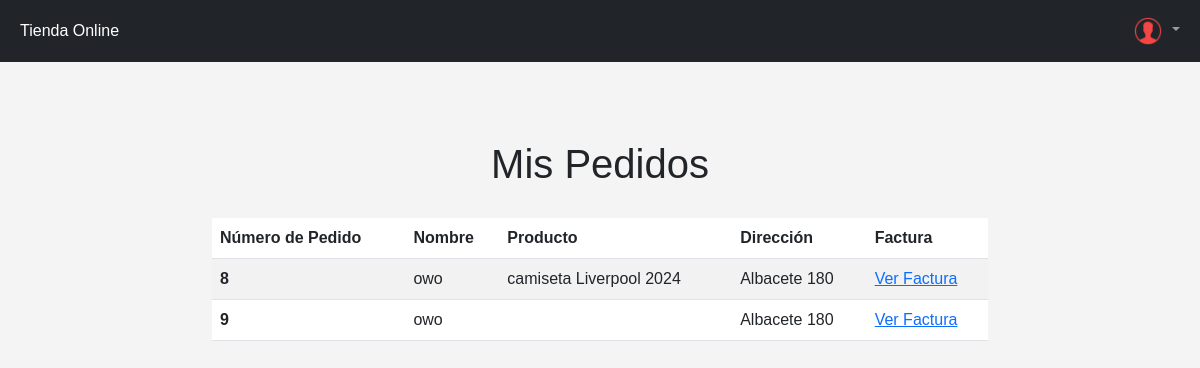
The app's page /mispedidos/ (signed in), older data.
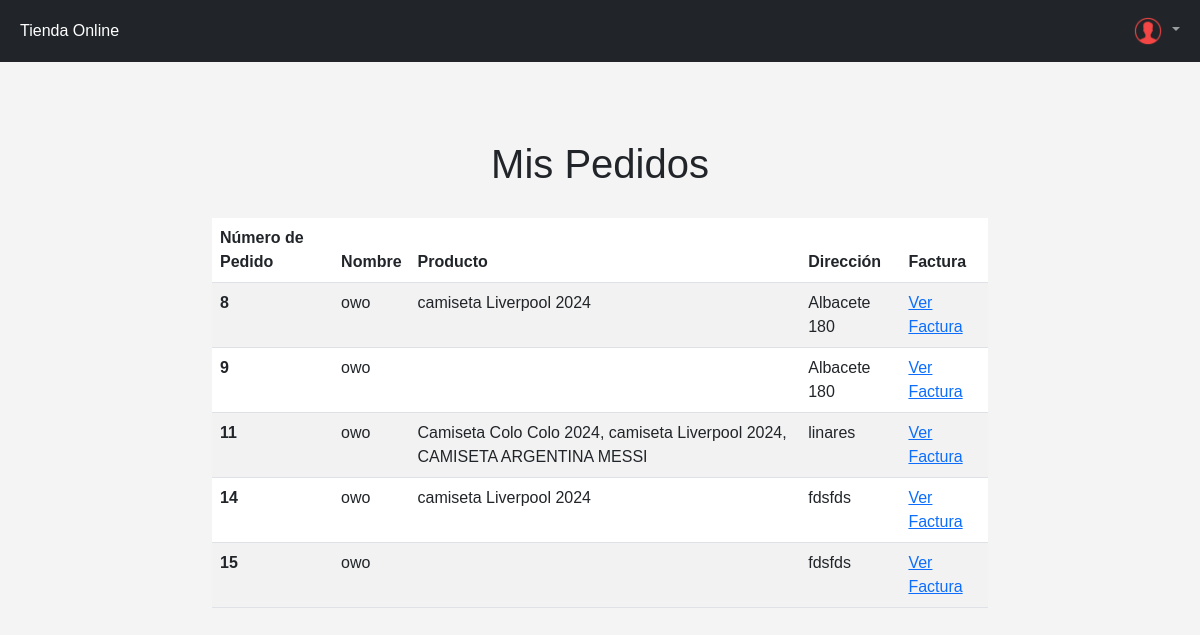
The same page, newer data.
### aplicacion/models.py (models this page shows, shortened)
class OrdenCompra(models.Model):
    usuario = models.ForeignKey(User, on_delete=models.SET_NULL, null=True)
    nombre_usuario = models.CharField(max_length=150, null=True, blank=True)
    email = models.EmailField()
    telefono = models.CharField(max_length=20)
    region = models.CharField(max_length=100)
    ciudad = models.CharField(max_length=100)
    direccion = models.TextField()
    fecha_creacion = models.DateTimeField(default=timezone.now)

class DetalleOrdenCompra(models.Model):
    orden_compra = models.ForeignKey(OrdenCompra, related_name='detalles', on_delete=models.CASCADE)
    producto = models.ForeignKey(Camiseta, on_delete=models.CASCADE)
    cantidad = models.PositiveIntegerField()
    precio_unitario = models.DecimalField(max_digits=10, decimal_places=2)

class Camiseta(models.Model):
    id = models.IntegerField(primary_key=True, null=False)
    nombre = models.CharField(max_length=100)
    imagen = models.ImageField(upload_to='adTienda')
    precio = models.DecimalField(max_digits=8, decimal_places=0)
    tallas = models.CharField(max_length=100)

### aplicacion/views.py (the view)
# urls.py: path('mispedidos/',mispedidos,name='mispedidos'),
@login_required
def mispedidos(request):
    pedidos = OrdenCompra.objects.filter(usuario=request.user).prefetch_related('detalles')
    return render(request, "aplicacion/mispedidos.html", {'pedidos': pedidos})

### aplicacion/templates/aplicacion/mispedidos.html (shortened to what this page needs)
{% load static %}
<!DOCTYPE html>
<html lang="es">
<head>
    <link href="https://cdn.jsdelivr.net/npm/bootstrap@5.3.0-alpha1/dist/css/bootstrap.min.css" rel="stylesheet">
    <link rel="stylesheet" href="{% static 'aplicacion/css/misPedidos.css' %}">
</head>
<body>
    <nav class="navbar navbar-expand-sm bg-dark navbar-dark fixed-top">
        <div class="container-fluid">
            <div class="collapse navbar-collapse" id="navbarNav">
                <ul class="navbar-nav">
                    <li class="nav-item">
                        <a class="nav-link active" href="{% url 'TiendaOnline' %}">Tienda Online</a>
                    </li>
                </ul>
                <ul class="navbar-nav ms-auto">
                    <li class="nav-item dropdown">
                        <a class="nav-link dropdown-toggle" href="#" id="navbarDropdown" role="button" data-bs-toggle="dropdown" aria-expanded="false">
                            <img src='{% static "aplicacion/img/usu.png" %}' alt="Perfil" style="width: 30px; height: 30px;">
                        </a>
                    </li>
                </ul>
            </div>
        </div>
    </nav>
    <div class="container" style="margin-top: 80px;">
        <h1>Mis Pedidos</h1>
        <div class="table-responsive">
            <table class="table table-striped">
                <thead>
                    <tr>
                        <th scope="col">Número de Pedido</th>
                        <th scope="col">Nombre</th>
                        <th scope="col">Producto</th>
                        <th scope="col">Dirección</th>
                        <th scope="col">Factura</th>
                    </tr>
                </thead>
                <tbody>
                    {% for pedido in pedidos %}
                    <tr>
                        <th scope="row">{{ pedido.id }}</th>
                        <td>{{ pedido.usuario.username }}</td>
                        <td>
                            {% for detalle in pedido.detalles.all %}
                                {{ detalle.producto.nombre }}{% if not forloop.last %}, {% endif %}
                            {% endfor %}
                        </td>
                        <td>{{ pedido.direccion }}</td>
                        <td><a href="{% url 'ver_factura' pedido.id %}">Ver Factura</a></td>
                    </tr>
                    {% endfor %}
                </tbody>
            </table>
        </div>
    </div>
</body>
</html>

### aplicacion/static/aplicacion/css/misPedidos.css (style rules this page uses)
body { font-family: Arial, sans-serif; background-color: #f4f4f4; padding-top: 60px; }
.container { max-width: 800px; margin: auto; }
h1 { text-align: center; margin-bottom: 30px; }
.table-responsive { overflow-x: auto; }

Row changes from the older to the newer data that the page shows:
added OrdenCompra: id "11", usuario.username "owo", direccion "linares"
added DetalleOrdenCompra: producto.nombre "Camiseta Colo Colo 2024", shown under "11"
added DetalleOrdenCompra: producto.nombre "camiseta Liverpool 2024", shown under "11"
added DetalleOrdenCompra: producto.nombre "CAMISETA ARGENTINA MESSI", shown under "11"
added OrdenCompra: id "14", usuario.username "owo", direccion "fdsfds"
added DetalleOrdenCompra: producto.nombre "camiseta Liverpool 2024", shown under "14"
added OrdenCompra: id "15", usuario.username "owo", direccion "fdsfds"
